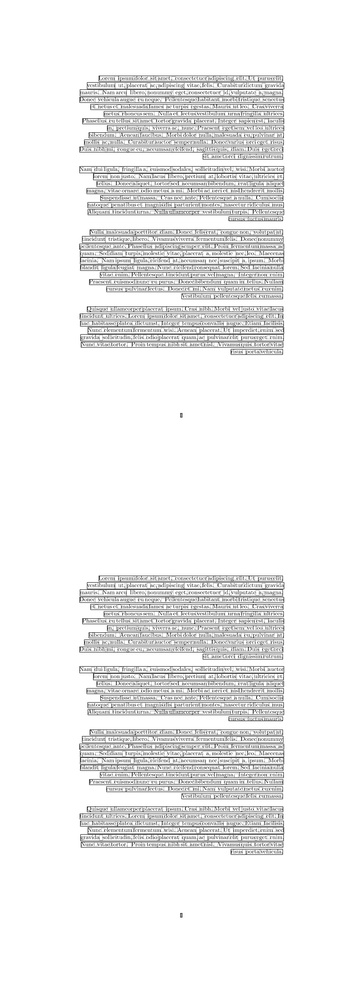
#> input picture pdf-to-bmp/master_ocr_image.jpg, 353 x 1000 px, shrunk from 1240 x 3508 before the run
$ python -i bmp_to_line.py   (imports and definitions only)
#> lines starting #> are read from the running program, lines starting #| are printed output that depends on the picture; after the words box and inside, x2 and y2 are one past the last pixel; in counts of white or black regions, pixels touching at a corner belong together
import cv2
import numpy as np

def extract_text_pixels(image_path):
    # Read the image
#> called with image_path = 'master_ocr_image.jpg'
    image = cv2.imread(image_path)
#> image is the input picture: shape (1000, 353, 3); min 51, max 255, mean 238.3

    # Convert the image to grayscale
    gray = cv2.cvtColor(image, cv2.COLOR_BGR2GRAY)

    # Threshold the image to create a binary image
    _, binary_image = cv2.threshold(gray, 0, 255, cv2.THRESH_BINARY | cv2.THRESH_OTSU)
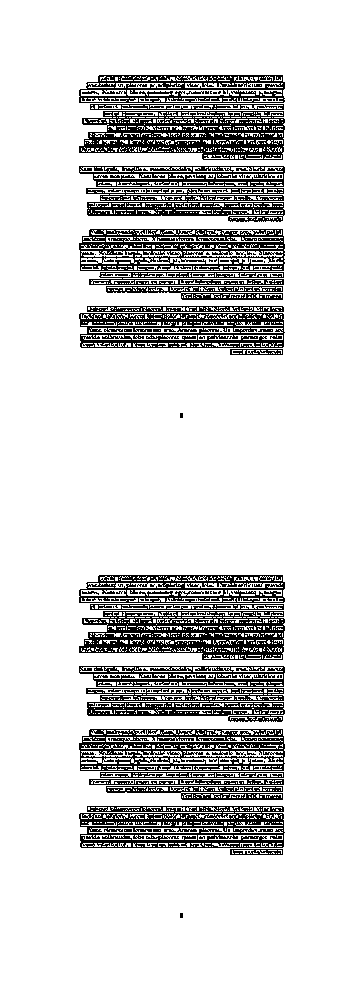
#> binary_image: shape (1000, 353); 82.8% white; black in thin lines or dots, all inside (x1, y1, x2, y2) = (79, 75, 285, 918)

    # Invert the binary image to get text pixels as white
    inverted_image = cv2.bitwise_not(binary_image)

    return inverted_image

>>> result = extract_text_pixels('master_ocr_image.jpg')

$ run again, on pdf-to-bmp/loren_ipsum_text_thesis.bmp
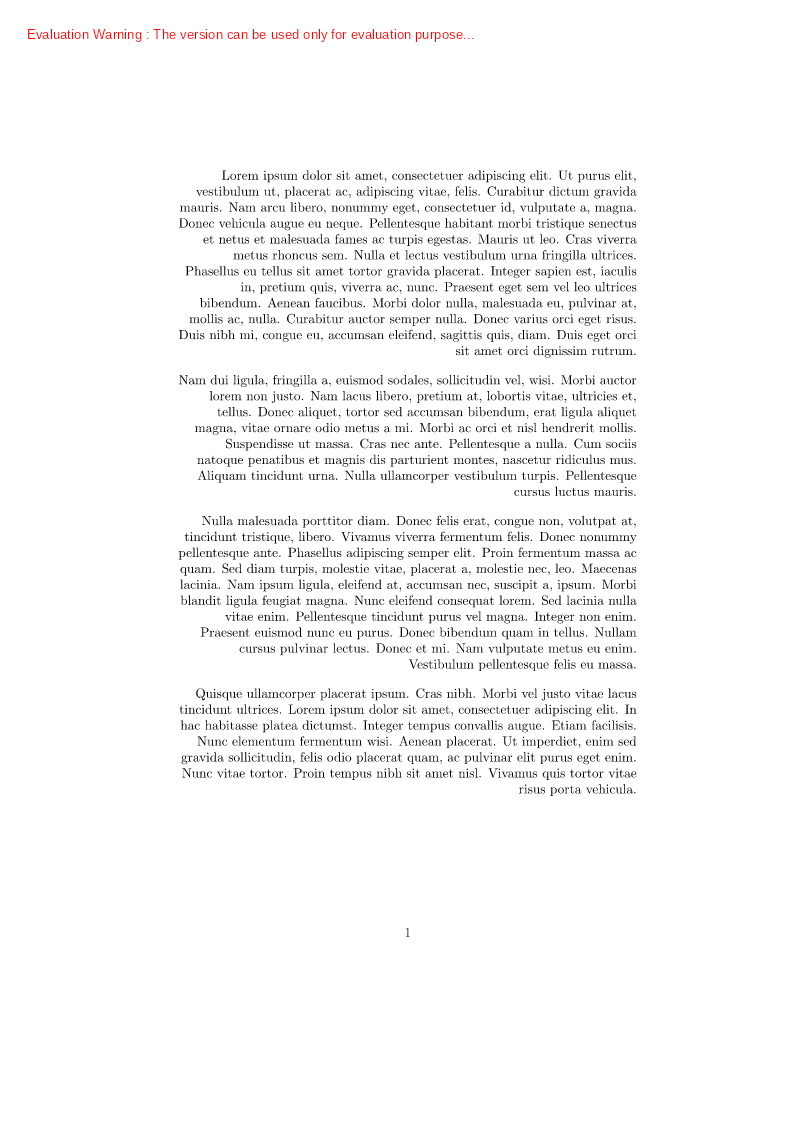
#> input picture pdf-to-bmp/loren_ipsum_text_thesis.bmp, 794 x 1123 px
#> in extract_text_pixels, image is the input picture: shape (1123, 794, 3); mean B, G, R 247.6, 247.6, 247.8
#> in extract_text_pixels, `_, binary_image = cv2.threshold(gray, 0, 255, cv2.THRESH_BINARY | cv2...`:
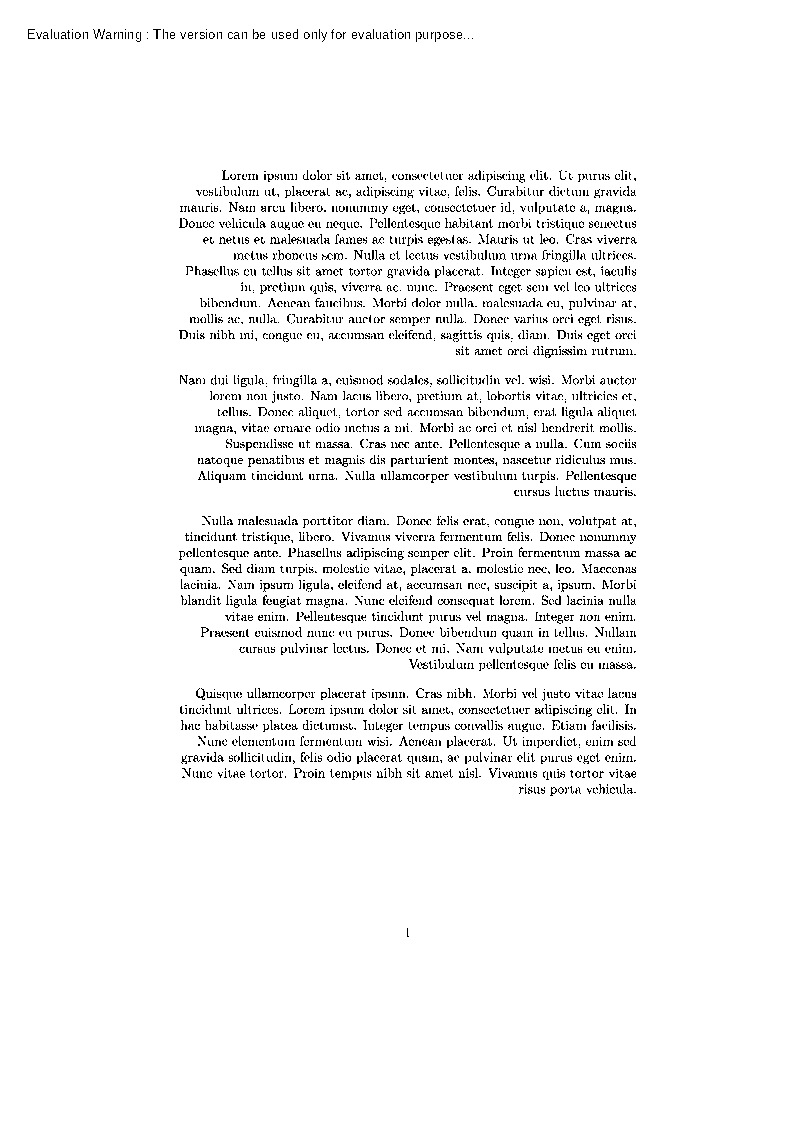
#> binary_image: shape (1123, 794); 95.9% white; black in thin lines or dots, all inside (x1, y1, x2, y2) = (28, 29, 637, 937)
